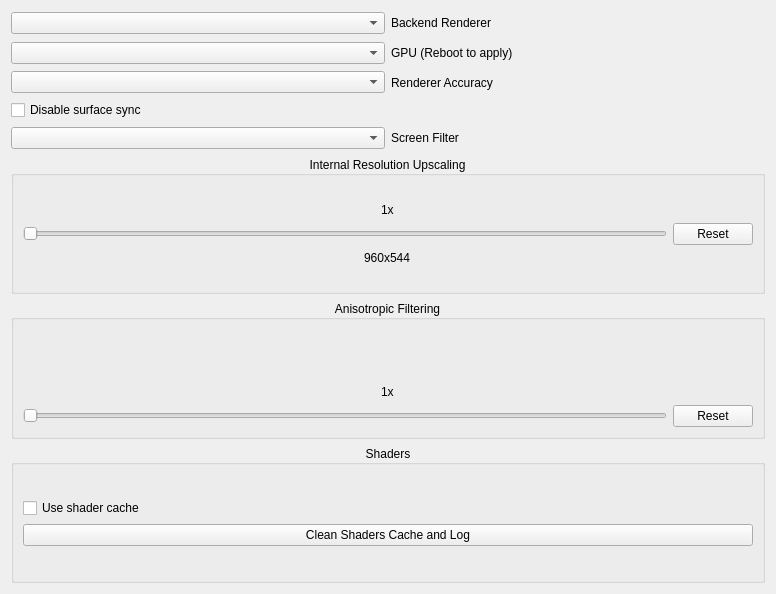
<?xml version="1.0" encoding="UTF-8"?>
<ui version="4.0">
 <class>GpuSettingsWidget</class>
 <widget class="QWidget" name="GpuSettingsWidget">
  <property name="geometry">
   <rect>
    <x>0</x>
    <y>0</y>
    <width>776</width>
    <height>594</height>
   </rect>
  </property>
  <property name="windowTitle">
   <string>Form</string>
  </property>
  <layout class="QVBoxLayout" name="verticalLayout_11">
   <item>
    <layout class="QVBoxLayout" name="verticalLayout_10">
     <item>
      <layout class="QVBoxLayout" name="verticalLayout">
       <item>
        <layout class="QHBoxLayout" name="horizontalLayout">
         <item>
          <widget class="QComboBox" name="renderer"/>
         </item>
         <item>
          <widget class="QLabel" name="label">
           <property name="text">
            <string>Backend Renderer</string>
           </property>
          </widget>
         </item>
        </layout>
       </item>
       <item>
        <layout class="QHBoxLayout" name="horizontalLayout_4">
         <item>
          <widget class="QComboBox" name="gpu"/>
         </item>
         <item>
          <widget class="QLabel" name="label">
           <property name="text">
            <string>GPU (Reboot to apply)</string>
           </property>
          </widget>
         </item>
        </layout>
       </item>
       <item>
        <layout class="QHBoxLayout" name="horizontalLayout_5">
         <item>
          <widget class="QComboBox" name="accuracy"/>
         </item>
         <item>
          <widget class="QLabel" name="label">
           <property name="text">
            <string>Renderer Accuracy</string>
           </property>
          </widget>
         </item>
        </layout>
       </item>
       <item>
        <layout class="QHBoxLayout" name="horizontalLayout_2">
         <item>
          <widget class="QCheckBox" name="disable_surface_sync">
           <property name="text">
            <string>Disable surface sync</string>
           </property>
          </widget>
         </item>
        </layout>
       </item>
       <item>
        <layout class="QHBoxLayout" name="horizontalLayout_3">
         <item>
          <widget class="QComboBox" name="screen_filters"/>
         </item>
         <item>
          <widget class="QLabel" name="label_2">
           <property name="text">
            <string>Screen Filter</string>
           </property>
          </widget>
         </item>
        </layout>
       </item>
      </layout>
     </item>
     <item>
      <widget class="QGroupBox" name="groupBox">
       <property name="title">
        <string>Internal Resolution Upscaling</string>
       </property>
       <property name="alignment">
        <set>Qt::AlignCenter</set>
       </property>
       <layout class="QVBoxLayout" name="verticalLayout_3">
        <item>
         <layout class="QVBoxLayout" name="verticalLayout_2">
          <item alignment="Qt::AlignHCenter|Qt::AlignBottom">
           <widget class="QLabel" name="resolution_multiplier_label">
            <property name="text">
             <string>1x</string>
            </property>
           </widget>
          </item>
          <item>
           <layout class="QHBoxLayout" name="horizontalLayout_4">
            <item>
             <widget class="QSlider" name="resolution_upscaler">
              <property name="minimum">
               <number>1</number>
              </property>
              <property name="maximum">
               <number>8</number>
              </property>
              <property name="orientation">
               <enum>Qt::Horizontal</enum>
              </property>
             </widget>
            </item>
            <item>
             <widget class="QPushButton" name="resolution_upscaler_reset">
              <property name="text">
               <string>Reset</string>
              </property>
             </widget>
            </item>
           </layout>
          </item>
          <item alignment="Qt::AlignHCenter|Qt::AlignTop">
           <widget class="QLabel" name="resolution_label">
            <property name="text">
             <string>960x544</string>
            </property>
           </widget>
          </item>
         </layout>
        </item>
       </layout>
      </widget>
     </item>
     <item>
      <widget class="QGroupBox" name="groupBox_2">
       <property name="title">
        <string>Anisotropic Filtering</string>
       </property>
       <property name="alignment">
        <set>Qt::AlignCenter</set>
       </property>
       <layout class="QVBoxLayout" name="verticalLayout_6">
        <item>
         <layout class="QVBoxLayout" name="verticalLayout_7">
          <item alignment="Qt::AlignHCenter|Qt::AlignBottom">
           <widget class="QLabel" name="anisotropic_filtering_label">
            <property name="text">
             <string>1x</string>
            </property>
           </widget>
          </item>
          <item>
           <layout class="QHBoxLayout" name="horizontalLayout_6">
            <item>
             <widget class="QSlider" name="anisotropic_filtering">
              <property name="minimum">
               <number>1</number>
              </property>
              <property name="maximum">
               <number>16</number>
              </property>
              <property name="orientation">
               <enum>Qt::Horizontal</enum>
              </property>
             </widget>
            </item>
            <item>
             <widget class="QPushButton" name="pushButton_3">
              <property name="text">
               <string>Reset</string>
              </property>
             </widget>
            </item>
           </layout>
          </item>
         </layout>
        </item>
       </layout>
      </widget>
     </item>
     <item>
      <widget class="QGroupBox" name="groupBox_3">
       <property name="title">
        <string>Shaders</string>
       </property>
       <property name="alignment">
        <set>Qt::AlignCenter</set>
       </property>
       <layout class="QVBoxLayout" name="verticalLayout_9">
        <item>
         <layout class="QVBoxLayout" name="verticalLayout_8">
          <item>
           <layout class="QHBoxLayout" name="horizontalLayout_7">
            <item>
             <widget class="QCheckBox" name="use_shader_cache">
              <property name="text">
               <string>Use shader cache</string>
              </property>
             </widget>
            </item>
           </layout>
          </item>
          <item>
           <widget class="QPushButton" name="pushButton_4">
            <property name="text">
             <string>Clean Shaders Cache and Log</string>
            </property>
           </widget>
          </item>
         </layout>
        </item>
       </layout>
      </widget>
     </item>
    </layout>
   </item>
  </layout>
 </widget>
 <resources/>
 <connections/>
</ui>
